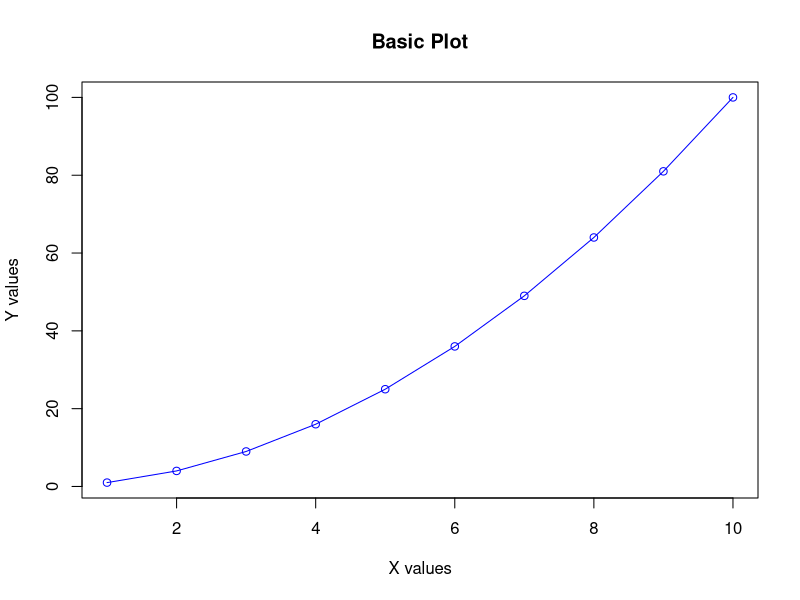

R code for this plot:
# Basic Plotting
x <- 1:10
y <- x^2

# Create a plot
plot(x, y, type = "o", col = "blue", xlab = "X values", ylab = "Y values", main = "Basic Plot")
